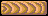

A level layout from a 2D game, rendered from its tile map. Below: a short description, then the map file with its tile-grid data intact:
An orthogonal 3x1 tile map with 16x16 px tiles, 1 tile layer (圖塊層 1).

<map version="1.10" tiledversion="1.10.2" orientation="orthogonal" renderorder="right-down" width="3" height="1" tilewidth="16" tileheight="16" infinite="0" nextlayerid="2" nextobjectid="1">
 <tileset firstgid="1" name="tileset" tilewidth="16" tileheight="16" tilecount="1204" columns="43">
  <image source="../effects_UI_tiles/tileset.png" width="688" height="450" />
 </tileset>
 <layer id="1" name="圖塊層 1" width="3" height="1">
  <data encoding="csv">
630,631,673
</data>
 </layer>
</map>
